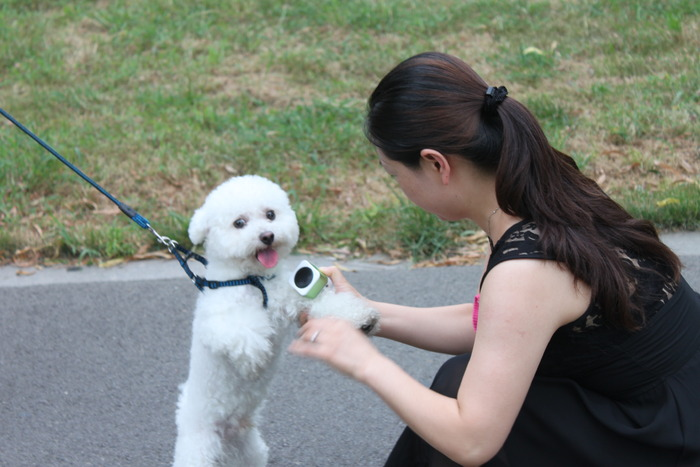
#> input picture example/sample01.jpg, 700 x 467 px, given in place of sample1_mat1.png, which was not available
$ python mat2.py
#> lines starting #> are read from the running program, lines starting #| are printed output that depends on the picture; pictures that were not available may be replaced by others from this repository, and a replacement may not be noted
from PIL import Image
import cv2
import numpy as np


#-------------------将图片转为灰度格式-------------
path_mat2 = 'output/sample1_mat1.png'
img = cv2.imread(path_mat2)
#> img is the input picture: shape (467, 700, 3); mean B, G, R 116.1, 126.4, 121.6
gray = cv2.cvtColor(img, cv2.COLOR_BGR2GRAY)
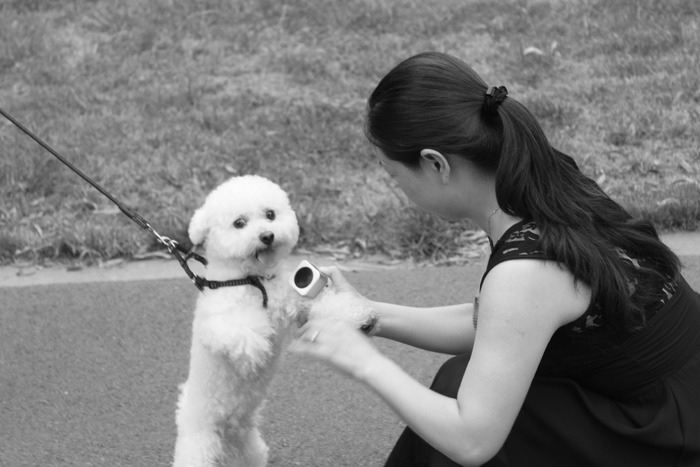
#> gray: shape (467, 700); min 1, max 253, mean 123.8
cv2.imwrite('output/sample1_mat2.png', gray)

# ------------------二次抠图--------------------------
pth = "example/sample1.jpg"
img = Image.open(pth)
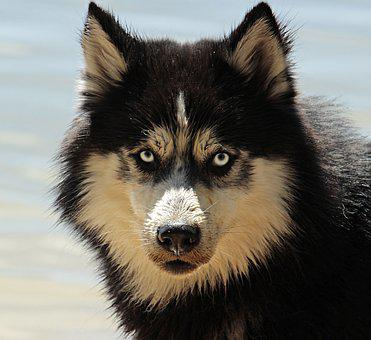
#> input picture example/sample1.jpg, 371 x 340 px, found by its file name
#> img is the input picture: PIL image 371x340 RGB; mean R, G, B 113.7, 110.9, 103.4
img1 = cv2.imread(pth)
mask = cv2.imread('output/sample1_mat2.png', 0)  # 读取灰度图像
height, width, channel = img1.shape
#> height = 340; width = 371; channel = 3
b, g, r = cv2.split(img1)
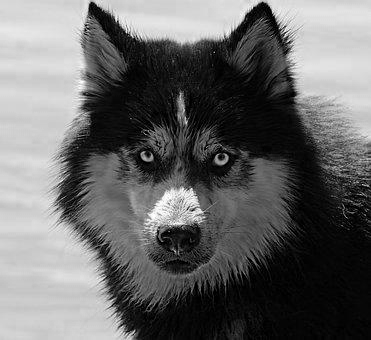
#> b: shape (340, 371); min 0, max 255, mean 103.4
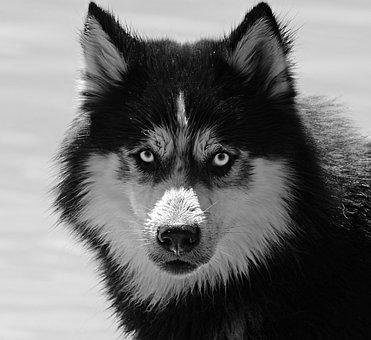
#> g: shape (340, 371); min 0, max 255, mean 110.9
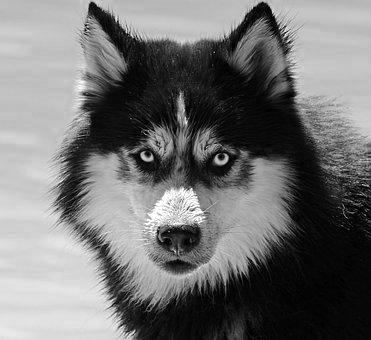
#> r: shape (340, 371); min 0, max 255, mean 113.7

# -----------------获取透明前景图像-----------
dstt = np.zeros((4, height, width), dtype=img1.dtype)
dstt[0][0:height, 0:width] = b
dstt[1][0:height, 0:width] = g
dstt[2][0:height, 0:width] = r
#> (the run stopped early here; a loop or call above may not have finished)
